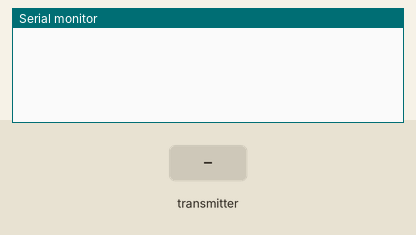
Simulated run of this sketch. Board: Arduino Uno, built with avr-gcc and run on an emulated ATmega328P. On the bench: the last lines printed to the serial monitor. Inputs (shaded band) come from the test bench. No radio packets arrive unless stated.

Above: at 1.2 s.
1.3 s: the transmitter starts sending got_char = 0
At 1.37 s:
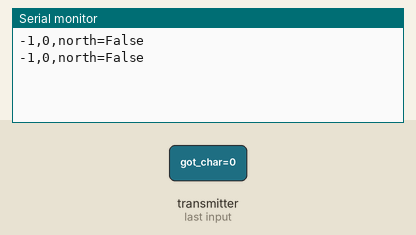
3.2 s: the transmitter starts sending got_char = 64
At 3.27 s:
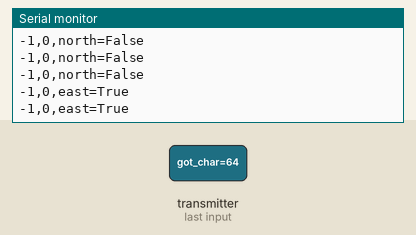
5.1 s: the transmitter starts sending got_char = 128
At 5.17 s:
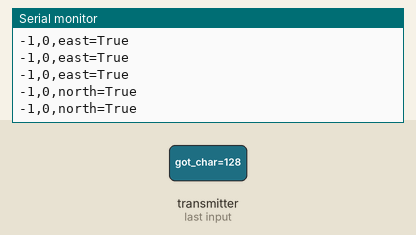
7.0 s: the transmitter starts sending got_char = 255
At 7.07 s:
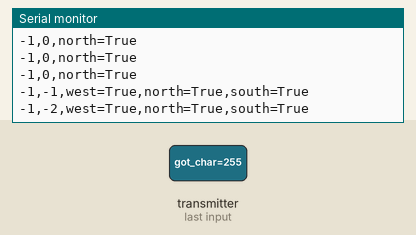
8.5 s: the transmitter starts sending got_char = 255
17.5 s: the transmitter starts sending got_char = 0
At 17.63 s:
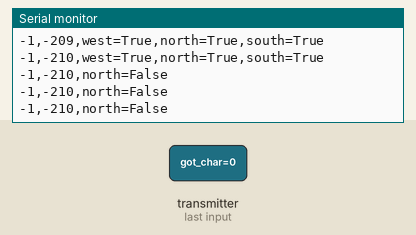
Timing chart, 0 to 20.5 s (numbered marks = the images above; inputs shaded):
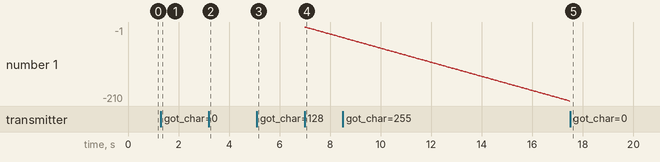

Measured:
- after the input at 1.3 s, the serial monitor: prints a new line at once (image 1)
- after the input at 3.2 s, the serial monitor: prints a new line at once (image 2)
- after the input at 5.1 s, the serial monitor: prints a new line at once (image 3)
- after the input at 7.0 s, the serial monitor: prints a new line at once (image 4)

The sketch:

test_rec_1_byte.ino
```cpp
// (licence header left out)
/**
 * Example for Getting Started with nRF24L01+ radios.
 *
 * This is an example of how to use the RF24 class.  Write this sketch to two
 * different nodes.  Put one of the nodes into 'transmit' mode by connecting
 * with the serial monitor and sending a 'T'.  The ping node sends the current
 * time to the pong node, which responds by sending the value back.  The ping
 * node can then see how long the whole cycle took.
 */

#include <SPI.h>
#include "nRF24L01.h"
#include "RF24.h"
#include "printf.h"

//
// Hardware configuration
//

// Set up nRF24L01 radio on SPI bus plus pins 9 & 10

RF24 radio(9,10);

//
// Topology
//

// Radio pipe addresses for the 2 nodes to communicate.
const uint64_t pipes[2] = { 0x0000000004LL, 0x0000000005LL };

//
// Role management
//
// Set up role.  This sketch uses the same software for all the nodes
// in this system.  Doing so greatly simplifies testing.
//

// The various roles supported by this sketch
typedef enum { role_ping_out = 1, role_pong_back } role_e;

// The debug-friendly names of those roles
const char* role_friendly_name[] = { "invalid", "Ping out", "Pong back"};

// The role of the current running sketch
role_e role = role_pong_back;

//testing variables
//int current_location[2] = {0,0};
int current_location_rec[2] = {0, -1};
int direction[2] = {0,1};
//char to_send[] = {0b00000000,0b00000000};
unsigned char to_send = 0b00000000;

int location[2] = {0, 0};

void setup(void)
{
  //
  // Print preamble
  //

  Serial.begin(9600);
  printf_begin();

  //
  // Setup and configure rf radio
  //

  radio.begin();

  // optionally, increase the delay between retries & # of retries
  radio.setRetries(15,15);
  radio.setAutoAck(true);
  // set the channel
  radio.setChannel(0x50);
  // set the power
  // RF24_PA_MIN=-18dBm, RF24_PA_LOW=-12dBm, RF24_PA_MED=-6dBM, and RF24_PA_HIGH=0dBm.
  radio.setPALevel(RF24_PA_MIN);
  //RF24_250KBPS for 250kbs, RF24_1MBPS for 1Mbps, or RF24_2MBPS for 2Mbps
  radio.setDataRate(RF24_250KBPS);

  // optionally, reduce the payload size.  seems to
  // improve reliability
  radio.setPayloadSize(8);

  //
  // Open pipes to other nodes for communication
  //

      radio.openWritingPipe(pipes[1]);
      radio.openReadingPipe(1,pipes[0]);

  //
  // Start listening
  //

  radio.startListening();

  //
  // Dump the configuration of the rf unit for debugging
  //

  radio.printDetails();
}

void loop(void)
{
  //Serial.println("0,1, west=false");
  while (role == role_pong_back ) {
    pong_back();
    //change_roles();
  }
}

void pong_back() {
  if ( role == role_pong_back )
  {
    // if there is data ready
    if ( radio.available() )
    {
      // Dump the payloads until we've gotten everything
      unsigned char got_char;
      bool done = false;
      while (!done)
      {
        // Fetch the payload, and see if this was the last one.
        done = radio.read( &got_char, sizeof(unsigned char) );

        // Spew it
        //printf("Got payload %lu...",got_char);

        parse_byte( got_char );

        // Delay just a little bit to let the other unit
        // make the transition to receiver
        delay(20);

      }

      // First, stop listening so we can talk
      radio.stopListening();

      // Send the final one back.
      radio.write( &got_char, sizeof(unsigned char) );
      //printf("Sent response.\n\r");

      // Now, resume listening so we catch the next packets.
      radio.startListening();
    }
  }
}

void parse_byte( unsigned char response ) {
  String Direction_str = "";
  int Direction;
  Direction = ( response & (0b00001100) ) >> 2;

  int Move;
  Move = ( response & (0b00010000) ) >> 4;

  if ( Move ) {
    switch(Direction){
      case 0:
        // decrement y value because going north
        current_location_rec[1] = current_location_rec[1] - 1;
        Direction_str = Direction_str + String(current_location_rec[1]) + "," + String(current_location_rec[0]);
        break;
      case 1:
        // increment x value because going east
        current_location_rec[0] = current_location_rec[0] + 1;
        Direction_str = Direction_str + String(current_location_rec[1]) + "," + String(current_location_rec[0]);
        break;
      case 2:
        // increment the y value because going south
        current_location_rec[1] = current_location_rec[1] + 1;
        Direction_str = Direction_str + String(current_location_rec[1]) + "," + String(current_location_rec[0]);
        break;
       case 3:
         // decrement x value because going west
         current_location_rec[0] = current_location_rec[0] - 1;
         Direction_str = Direction_str + String(current_location_rec[1]) + "," + String(current_location_rec[0]);
         break;
       default:
         // Do write the current location without changing location
         Direction_str = Direction_str + String(current_location_rec[1]) + "," + String(current_location_rec[0]);
      }
    }
    else {
      Direction_str = Direction_str + String(current_location_rec[1]) + "," + String(current_location_rec[0]);
    }

    String Wall_str = "";
    int North_wall,East_wall, South_wall, West_wall;
    North_wall = ( response & (0b10000000) ) >> 7;
    East_wall = ( response & (0b01000000) ) >> 6;
    West_wall = ( response & (0b00100000) ) >> 5;

    switch(Direction){
      // north
      case 0:
        if ( North_wall ) Wall_str += ",north=True";
        if ( East_wall ) Wall_str += ",east=True";
        if ( South_wall )Wall_str += ",south=True" ;
        if ( West_wall ) Wall_str += ",west=True";
        if ( ( North_wall | East_wall | South_wall | West_wall ) == 0 ) Wall_str += ",north=False";
        break;
      // east
      case 1:
        if ( North_wall ) Wall_str += ",east=True";
        if ( East_wall ) Wall_str += ",south=True";
        if ( South_wall )Wall_str += ",west=True" ;
        if ( West_wall ) Wall_str += ",north=True";
        if ( ( North_wall | East_wall | South_wall | West_wall ) == 0 ) Wall_str += ",north=False";
        break;
      // south
      case 2:
        if ( North_wall ) Wall_str += ",south=True";
        if ( East_wall ) Wall_str += ",west=True";
        if ( South_wall )Wall_str += ",north=True" ;
        if ( West_wall ) Wall_str += ",east=True";
        if ( ( North_wall | East_wall | South_wall | West_wall ) == 0 ) Wall_str += ",north=False";
        break;
      // west
       case 3:
        if ( North_wall ) Wall_str += ",west=True";
        if ( East_wall ) Wall_str += ",north=True";
        if ( South_wall )Wall_str += ",east=True" ;
        if ( West_wall ) Wall_str += ",south=True";
        if ( ( North_wall | East_wall | South_wall | West_wall ) == 0 ) Wall_str += ",north=False";
         break;
       default:
         break;
      }

    String to_Gui = "";
    to_Gui += Direction_str + Wall_str;
    Serial.println(to_Gui);
}

// vim:cin:ai:sts=2 sw=2 ft=cpp
```

printf.h
```cpp
// (licence header left out)
/**
 * @file printf.h
 *
 * Setup necessary to direct stdout to the Arduino Serial library, which
 * enables 'printf'
 */

#ifndef __PRINTF_H__
#define __PRINTF_H__

#ifdef ARDUINO

int serial_putc( char c, FILE * )
{
  Serial.write( c );

  return c;
}

void printf_begin(void)
{
  fdevopen( &serial_putc, 0 );
}

#else
#error This example is only for use on Arduino.
#endif // ARDUINO

#endif // __PRINTF_H__
```
